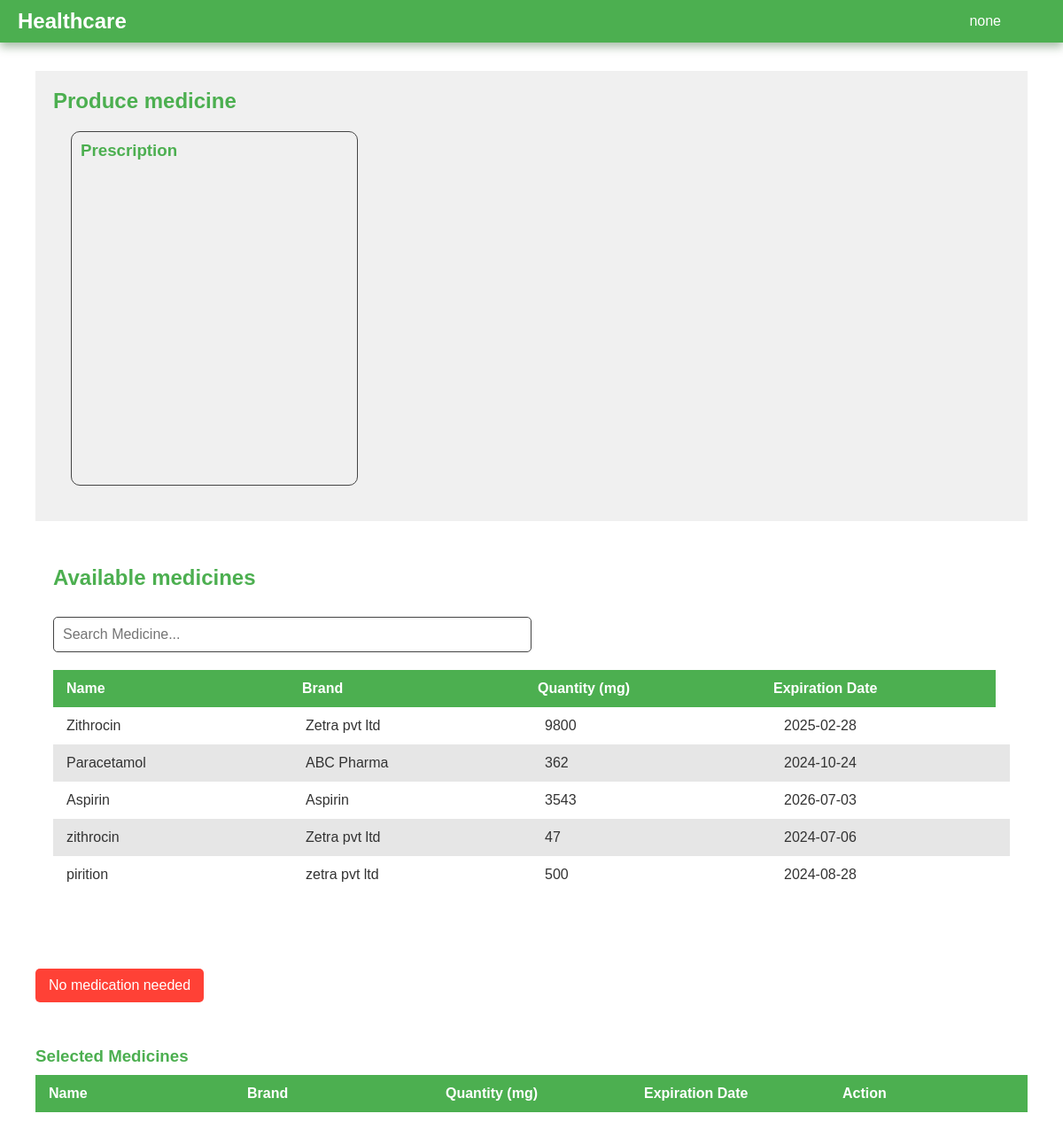
Screenshot of /pharmasist/produce.php (signed in) with the database file from the repository.
### tables this page shows
CREATE TABLE IF NOT EXISTS `medicines` (
  `id` int NOT NULL AUTO_INCREMENT,
  `name` varchar(50) DEFAULT NULL,
  `brand` varchar(50) DEFAULT NULL,
  `quantity` int DEFAULT NULL,
  `exp` date DEFAULT NULL,
  PRIMARY KEY (`id`)
);

### connection.php (called while the page is built, shortened)
<?php
class Database
{
    public static $connection;
    public static function SetUpConnection()
    {
        if (!isset(Database::$connection)) {
            Database::$connection = new mysqli(DB_HOST, DB_USER, DB_PASS, DB_NAME, DB_PORT);
        }
    }
    public static function search($q)
    {
        return Database::$connection->query($q);
    }
}

### pharmasist/produce.php (the view, shortened to what this page needs)
<?php
require_once "../connection.php";
?>
<!DOCTYPE html>
<html lang="en">
<head>
    <link rel="stylesheet" href="../assets/css/common.css">
    <link rel="stylesheet" href="../pharmasist/pharmasist.css">
    <link rel="stylesheet" href="../assets/css/header.css">
</head>
<body>
    <?php
    $pdi = $_GET["pid"];
    $res = Database::search("SELECT * FROM `patients_details` INNER JOIN `registered_patients` ON `registered_patients`.`p_id` =`patients_details`.`patients_id` WHERE `id` = '$pdi'");
    $pdata = $res->fetch_assoc();
    ?>
    <header>
        <div class="logo">Healthcare</div>
        <div class="header-username"><?php if (isset($_SESSION["name"])) {
                                                echo $_SESSION["name"];
                                            } ?></div>
    </header>
    <div class="main-container">
        <div class="content" id="content">
            <div class="maindiv">
                <div class="left ">
                    <h2 class="content-title">Produce medicine</h2>
                    <div class="health-issues">
                        <h3><?php echo $pdata["name"] ?> Prescription</h3>
                    </div>
                </div>
                <div class="right ">
                    <h2 class="content-title">Available medicines</h2>
                    <input type="text" id="searchBar" placeholder="Search Medicine..." onkeyup="filterTable()">
                    <table id="dataTable">
                        <thead>
                            <tr>
                                <th>Name</th>
                                <th>Brand</th>
                                <th>Quantity (mg)</th>
                                <th>Expiration Date</th>
                            </tr>
                        </thead>
                        <tbody class="dataBody">
                            <?php
                            $d = new DateTime();
                            $tz = new DateTimeZone("Asia/Colombo");
                            $d->setTimezone($tz);
                            $date = $d->format('Y-m-d');
                            $mediResultSet = Database::search("SELECT * FROM `medicines` WHERE `exp`  > '" . $date . "' AND `quantity` > '0'");
                            if ($mediResultSet->num_rows > 0) {
                                $medicines = $mediResultSet->fetch_all(MYSQLI_ASSOC);
                                foreach ($medicines as $medicine) {
                            ?>
                                    <tr class="dataRow" onclick="addToNewTable(this)">
                                        <td class="name"><?php echo $medicine['name'] ?></td>
                                        <td class="brand"><?php echo $medicine['brand'] ?></td>
                                        <td class="quantity"><?php echo $medicine['quantity'] ?></td>
                                        <td class="exp"><?php echo $medicine['exp'] ?></td>
                                    </tr>
                            <?php
                                }
                            }
                            ?>
                        </tbody>
                    </table>
                </div>
            </div>
            <button onclick="cancelMedicine(<?php echo $pdi ?>)" class="no-med-needed">No medication needed</button>
            <h3>Selected Medicines</h3>
            <table id="selectedTable">
                <thead>
                    <tr>
                        <th>Name</th>
                        <th>Brand</th>
                        <th>Quantity (mg)</th>
                        <th>Expiration Date</th>
                        <th>Action</th>
                    </tr>
                </thead>
            </table>
        </div>
    </div>
</body>
</html>

### assets/css/common.css (style rules this page uses)
:root { --base-color: #4CAF50; --second-base-color: #388E3C; --dark-gray: #333333; --medium-gray: #444444; --error-color: #FF4136; }
* { margin: 0%; padding: 0%; box-sizing: border-box; font-family: Arial, sans-serif; }

### pharmasist/pharmasist.css (style rules this page uses)
body { width: 100vw; color: var(--dark-gray); }
.main-container { display: flex; margin-top: 40px; height: calc(100vh - 80px); }
.content { flex-grow: 1; padding: 40px; overflow-y: scroll; }
.content .content-title { color: var(--base-color); margin: 30px 0px; }

### assets/css/header.css (style rules this page uses)
header { display: flex; justify-content: space-between; align-items: center; z-index: 1000; background-color: var(--base-color); padding: 10px 20px; color: white; position: fixed; left: 0%; top: 0%; width: 100%; box-shadow: 0px 5px 10px rgba(4, 65, 0, 0.349); }
header .logo { font-size: 1.5em; font-weight: bold; cursor: pointer; }
.header-username { margin-right: 50px; }

### pharmasist/produce.php (style rules this page uses)
.main-container { background-color: #fff; border-radius: 8px; box-shadow: 0 2px 4px rgba(0, 0, 0, 0.1); }
.health-issues { margin-bottom: 20px; border: 1px solid var(--medium-gray); min-width: max-content; max-width: 30%; margin-left: 20px; height: 400px; padding: 10px; border-radius: 10px; }
h3 { color: var(--base-color); margin-bottom: 10px; }
#searchBar { width: 50%; min-width: 200px; padding: 10px; margin-bottom: 20px; border: 1px solid var(--medium-gray); border-radius: 5px; font-size: 16px; outline: none; }
#dataTable { width: 100%; margin-bottom: 50px; }
#selectedTable { margin-bottom: 30px; }
table { width: 100%; border-collapse: collapse; }
#dataTable thead { display: table; width: calc(100% - 1em); }
#dataTable thead tr { display: grid; grid-template-columns: repeat(4, 1fr); }
#selectedTable thead tr { display: grid; grid-template-columns: repeat(5, 1fr); }
tbody { display: block; max-height: 300px; overflow-y: auto; }
th, td { padding: 12px 15px; border: 1px solid var(--medium-gray); border: none; text-align: left; }
th { background-color: var(--base-color); color: white; }
tbody tr { cursor: pointer; display: table; width: 100%; table-layout: fixed; }
tbody tr:nth-child(even) { background-color: #e6e6e6; }
.maindiv { display: flex; flex-direction: row; margin-bottom: 15px; }
.left, .right { flex: 1; padding: 20px; box-sizing: border-box; overflow-x: auto; }
.left { background-color: #f0f0f0; }
.right { flex: 2; }
.left .content-title { margin: 0 0 20px 0; }
@media (max-width: 1730px) { .maindiv { flex-direction: column; height: auto; } }
@media (max-width: 1730px) { .left, .right { height: 50vh; } }
.no-med-needed { padding: 10px 15px; background-color: var(--error-color); border: none; border-radius: 5px; color: #FFFFFF; font-size: 1em; cursor: pointer; margin-bottom: 50px; margin-left: auto; transition: background-color 0.3s; }

### rows the page displays
medicines: name "Zithrocin", brand "Zetra pvt ltd", quantity "9800", exp "2025-02-28"
medicines: name "Paracetamol", brand "ABC Pharma", quantity "362", exp "2024-10-24"
medicines: name "Aspirin", brand "Aspirin", quantity "3543", exp "2026-07-03"
medicines: name "zithrocin", brand "Zetra pvt ltd", quantity "47", exp "2024-07-06"
medicines: name "pirition", brand "zetra pvt ltd", quantity "500", exp "2024-08-28"

### other values shown
$_SESSION["name"] "none"
